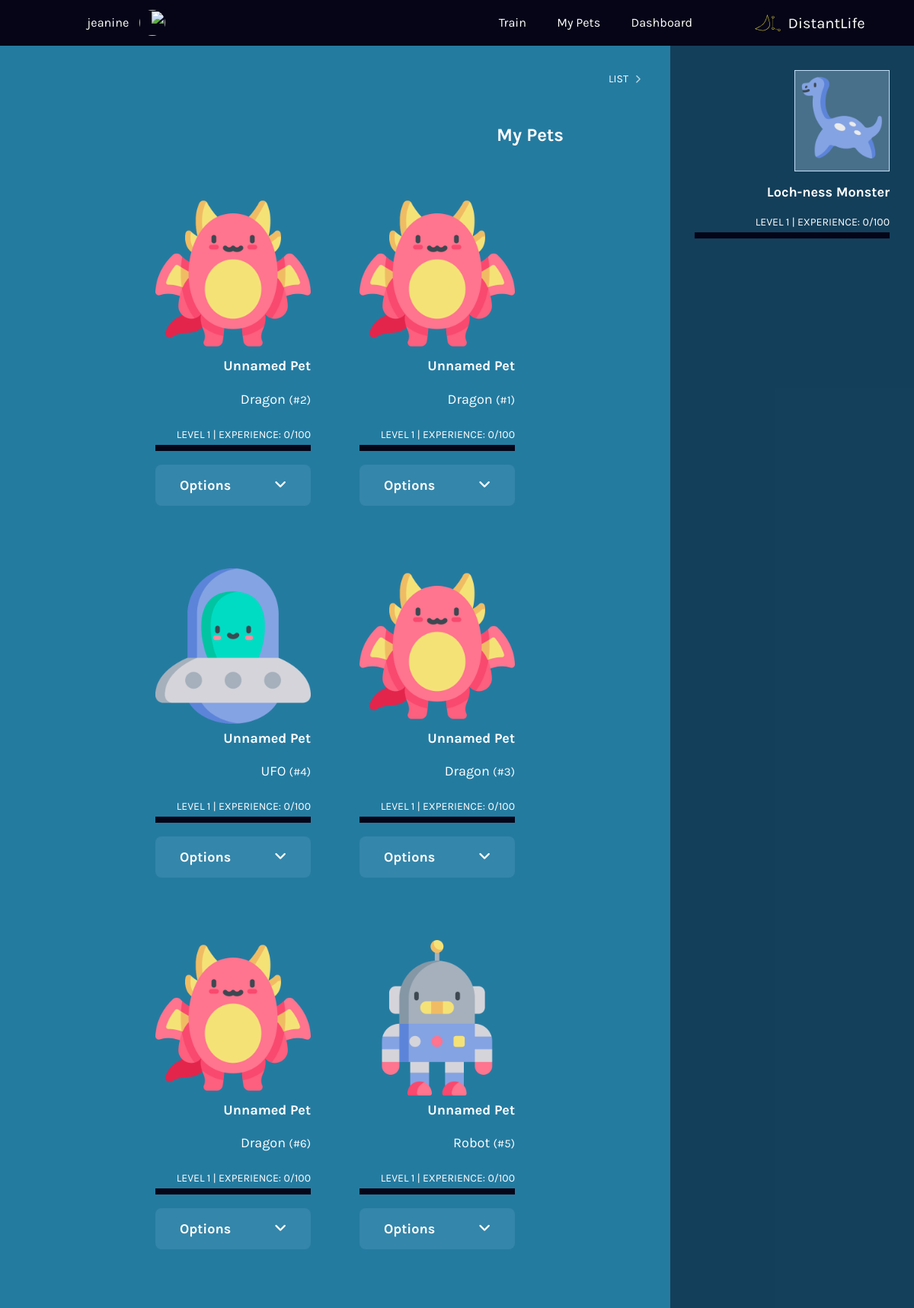
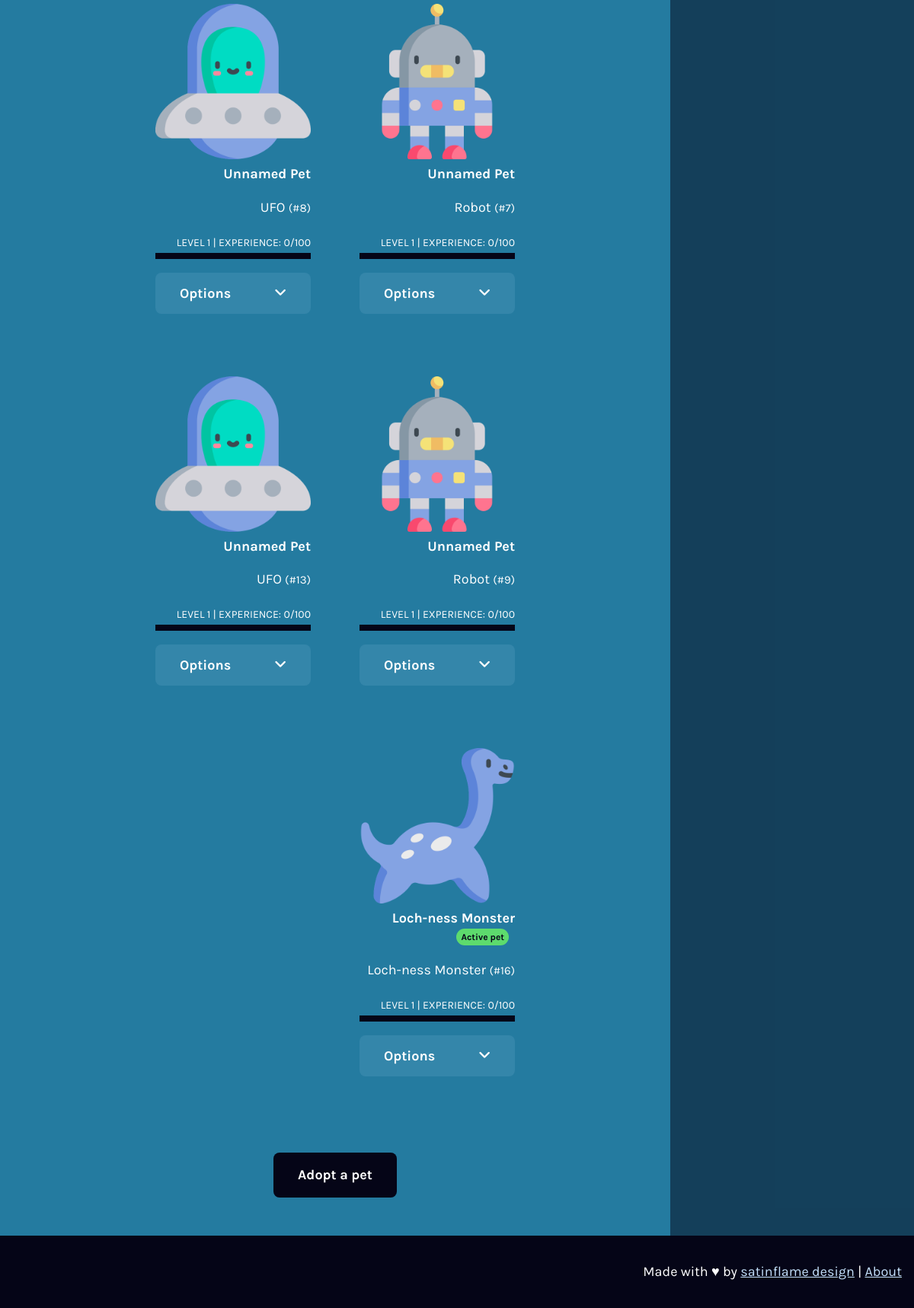
The page /pets (signed in) on the database its author committed (2 pictures, top to bottom).
### tables this page shows
CREATE TABLE `users` (
  `id` integer,
  `username` varchar(255) NOT NULL,
  `full_name` varchar(255),
  `password` hash,
  `email` varchar(255),
  `created_at` timestamp,
  `last_login` timestamp,
  `preferred_lang` integer,
  `learning_lang` integer, `active_pet_id` integer, roles int,
  PRIMARY KEY(id)
);

CREATE TABLE `pets` (
  `id` integer,
  `type` integer,
  `name` varchar(255),
  `created` timestamp,
  `exp` integer,
  PRIMARY KEY(id)
);

CREATE TABLE `pet_types` (
  `id` integer,
  `imgsrc` varchar(255),
  `pet_type` varchar(255), `exp_required` integer,
  PRIMARY KEY(id)
);

### application.py (the view)
@app.route("/pets")
@login_required
def pets():
    pets_owned = db.execute("SELECT pets.id, pet_types.imgsrc, pet_types.pet_type, pets.created, pets.exp, pets.name, users.active_pet_id FROM owners JOIN pets ON pets.id = owners.pet_id JOIN pet_types ON pets.type = pet_types.id JOIN users ON users.id = owners.owner_id WHERE owner_id = ?", session_get_int("user_id"))
    return render_template("list.html", pets_owned=pets_owned)

### application.py (called while the page is built)
@app.after_request
def after_request(response):
    response.headers["Cache-Control"] = "no-cache, no-store, must-revalidate"
    response.headers["Expires"] = 0
    response.headers["Pragma"] = "no-cache"
    return response

### helpers.py (called while the page is built)
def login_required(f):
    @wraps(f)
    def decorated_function(*args, **kwargs):
        print("===============")
        print(session_get_int("user_id"))
        if session_get_int("user_id") is None:
            return redirect("/login")
        return f(*args, **kwargs)
    return decorated_function

def session_get_int(key):
  if session.get(key) is not None:
    return int(session.get(key))
  else:
    return None

### templates/list.html (shortened to what this page needs)
{% extends "layout.html" %}
{% from "./macros.html" import usedalot, progressbar, get_data with context %}
{% block main %}
<h1>My Pets</h1>
{% if (pets_owned|length) > 0 %}
  <div class="col-list row">
    {% for pet in pets_owned %}
    <div class="col-12">
      <img src="/static/{{ pet.imgsrc }}" alt="" />
      <h2>{{ pet.name }}
        {% if pet.id == pet.active_pet_id %}
        <span class="badge badge-success">Active pet</span>
        {% endif %} </h2>
        <p>{{ pet.pet_type }} <small>(#{{ pet.id }})</small></p>
        {{ progressbar((pet.exp)) }}
        <ul class="element-options">
          <li class="has-dropdown"><button class="btn-secondary" aria-haspopup="true">
            Options
          </button>
          </li>
        </ul>
      </div>
    {% endfor %}
  </div>
  {% else %}
    <p>No pets</p>
{% endif %}
<p class="text-center"><a class="btn btn-primary" href="/adopt">Adopt a pet</a></p>
{% endblock %}

### templates/layout.html (shortened to what this page needs)
<!DOCTYPE html>
  {% if (session.get("language")) %}
    <html lang="{{session['language']['charcode']}}" dir="{{session['language']['dir']}}">
  {% else %}
    <html lang="en">
  {% endif %}
  {% include 'global/head.html' %}
  {% if (session.get("language")) %}
    <body class="text-gray-900 font-sans antialiased dir-{{session['language']['dir']}}">
  {% else %}
    <body class="text-gray-900 font-sans antialiased">
  {% endif %}
  {% include 'global/header.html' %}
  <div class="layout-secondary">
    <div class="layout-secondary-main theme-inversed">
      <main>
        {% include 'global/breadcrumb.html' %}
        <div class="secondary-main">
          {% block main %}{% endblock %}
        </div>
      </main>
    </div>
    <div class="layout-secondary-aside theme-inversed">
      {% include 'global/sidebar.html' %}
    </div>
  </div>
  {% include 'global/footer.html' %}
</body>
</html>

### templates/macros.html (shortened to what this page needs)
{% macro progressbar(exp) %}
    <p class="text-small-caps mb-0">{{ _('Level') }} {{ level }} | {{ _('Experience') }}: {{ percent }}/100 </p>
    <div class="progressbar" role="progressbar" aria-valuenow="{{ percent }}" aria-valuemin="0" aria-valuemax="100">
    </div>
{% endmacro %}

### templates/global/head.html (shortened to what this page needs)
<head>
  <link href="{{ url_for('static', filename='proj04.css') }}" rel="stylesheet">
  <link href="{{ url_for('static', filename='overrides.css') }}" rel="stylesheet">
</head>

### templates/global/header.html (shortened to what this page needs)
<header class="header">
  <div class="container">
    <div class="menu-container">
      <div class="menu-logo">
        <h1><a class="logo" href="/"><img src="{{ url_for('static', filename='logos/distantlife-logo.svg') }}" height="28" width="140"
              alt="Distant Life" /></a></h1>
      </div>
      <nav id="siteMenu" role="menu" aria-labelledby="menubutton">
        <ul class="list-unstyled list-inline">
          {% if session.get("user_id") %}
          <li><a href="/">{{ _('Dashboard') }}</a></li>
          <li><a href="/pets">{{ _('My Pets') }}</a></li>
          <li><a href="/train">{{ _('Train') }}</a></li>
          {% endif %}
        </ul>
        <ul class="list-unstyled list-inline">
          {% if session.get("user_id") %}
            <li class="menu-user"><a href="/users/{{session['user_id']}}">{{ session['username'] }}
              <img alt="" src="https://www.satinflame.com/img/icons/apple-touch-icon.png" width="34" height="34" class="rounded-circle">
            </a></li>
            <li class="has-dropdown"><a class="hide-md" href="#" aria-haspopup="true">
            </a>
            </li>
          {% else %}
            <li><a href="/signup">{{ _('Sign Up') }}</a></li>
            <li><a href="/login">{{ _('Login') }}</a></li>
          {% endif %}
        </ul>
      </nav>
    </div>
  </div>
</header>

### templates/global/breadcrumb.html (shortened to what this page needs)
<nav class="breadcrumb" aria-label="breadcrumb">
  <ol>
    <li><a class="active" aria-current="page" href="#">{{ title_s }}</a>
    </li>
  </ol>
</nav>

### templates/global/sidebar.html
{% from "./macros.html" import usedalot, progressbar, get_data with context %}
<aside>
  {% if (session.get("active_pet")) %}
  <p class="text-center my-0 pet-box ">
    <img width="200" height="200" src="{{ url_for('static', filename=session['active_pet']['imgsrc']) }}" alt="{{session['active_pet']['type']}}" />
  </p>
  <h3>{{session["active_pet"]["name"]}}</h3>
  {{ progressbar(session["active_pet"]["exp"]) }}
  {% endif %}
</aside>

### templates/global/footer.html (shortened to what this page needs)
<footer class="footer theme-inversed">
  <div class="container">
    <div class="footer-logo">
      <p>{{ _('Made with &hearts; by') }} <a href="https://satinflame.com">satinflame design</a> | <a href="/about">{{ _('About') }}</a></p>
    </div>
  </div>
</footer>

### static/overrides.css (style rules this page uses)
.element-options { padding-right: 0; }

### rows shown on the page
users: username "jeanine"
pets: imgsrc (picture), name "Unnamed Pet", pet_type "Dragon", id "1", level "1", exp "0"
pets: imgsrc (picture), name "Unnamed Pet", pet_type "Dragon", id "2", type "1", exp "0"
pets: imgsrc (picture), name "Unnamed Pet", pet_type "Dragon", id "3", type "1", exp "0"
pets: imgsrc (picture), name "Unnamed Pet", pet_type "UFO", id "4", level "1", exp "0"
pets: imgsrc (picture), name "Unnamed Pet", pet_type "Robot", id "5", level "1", exp "0"
pets: imgsrc (picture), name "Unnamed Pet", pet_type "Dragon", id "6", type "1", exp "0"
pets: imgsrc (picture), name "Unnamed Pet", pet_type "Robot", id "7", level "1", exp "0"
pets: imgsrc (picture), name "Unnamed Pet", pet_type "UFO", id "8", level "1", exp "0"
pets: imgsrc (picture), name "Unnamed Pet", pet_type "Robot", id "9", level "1", exp "0"
pets: imgsrc (picture), name "Unnamed Pet", pet_type "UFO", id "13", level "1", exp "0"
pets: imgsrc (picture), name "Loch-ness Monster", shows "Active pet", pet_type "Loch-ness Monster", id "16", level "1", exp "0"

### other values the page prints
{{ title_s }} "LIST"
{{ session["active_pet"]["name"] }} "Loch-ness Monster"
{{ level }} "1"
{{ percent }} "0"
